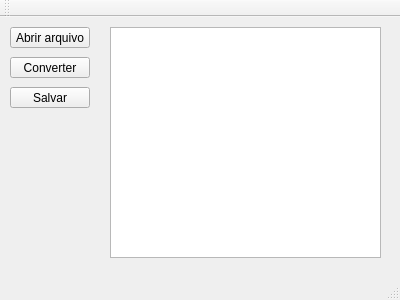
<?xml version="1.0" encoding="UTF-8"?>
<ui version="4.0">
 <class>MainWindow</class>
 <widget class="QMainWindow" name="MainWindow">
  <property name="geometry">
   <rect>
    <x>0</x>
    <y>0</y>
    <width>400</width>
    <height>300</height>
   </rect>
  </property>
  <property name="windowTitle">
   <string>Coordenadas Mapeadas</string>
  </property>
  <widget class="QWidget" name="centralWidget">
   <widget class="QPushButton" name="abrir_arquivo">
    <property name="geometry">
     <rect>
      <x>10</x>
      <y>10</y>
      <width>80</width>
      <height>21</height>
     </rect>
    </property>
    <property name="text">
     <string>Abrir arquivo</string>
    </property>
   </widget>
   <widget class="QPushButton" name="converter">
    <property name="geometry">
     <rect>
      <x>10</x>
      <y>40</y>
      <width>80</width>
      <height>21</height>
     </rect>
    </property>
    <property name="text">
     <string>Converter</string>
    </property>
   </widget>
   <widget class="QPushButton" name="salvar">
    <property name="geometry">
     <rect>
      <x>10</x>
      <y>70</y>
      <width>80</width>
      <height>21</height>
     </rect>
    </property>
    <property name="text">
     <string>Salvar</string>
    </property>
   </widget>
   <widget class="QPlainTextEdit" name="plainTextEdit">
    <property name="geometry">
     <rect>
      <x>110</x>
      <y>10</y>
      <width>271</width>
      <height>231</height>
     </rect>
    </property>
   </widget>
  </widget>
  <widget class="QMenuBar" name="menuBar">
   <property name="geometry">
    <rect>
     <x>0</x>
     <y>0</y>
     <width>400</width>
     <height>20</height>
    </rect>
   </property>
  </widget>
  <widget class="QToolBar" name="mainToolBar">
   <attribute name="toolBarArea">
    <enum>TopToolBarArea</enum>
   </attribute>
   <attribute name="toolBarBreak">
    <bool>false</bool>
   </attribute>
  </widget>
  <widget class="QStatusBar" name="statusBar"/>
 </widget>
 <layoutdefault spacing="6" margin="11"/>
 <resources/>
 <connections/>
</ui>
